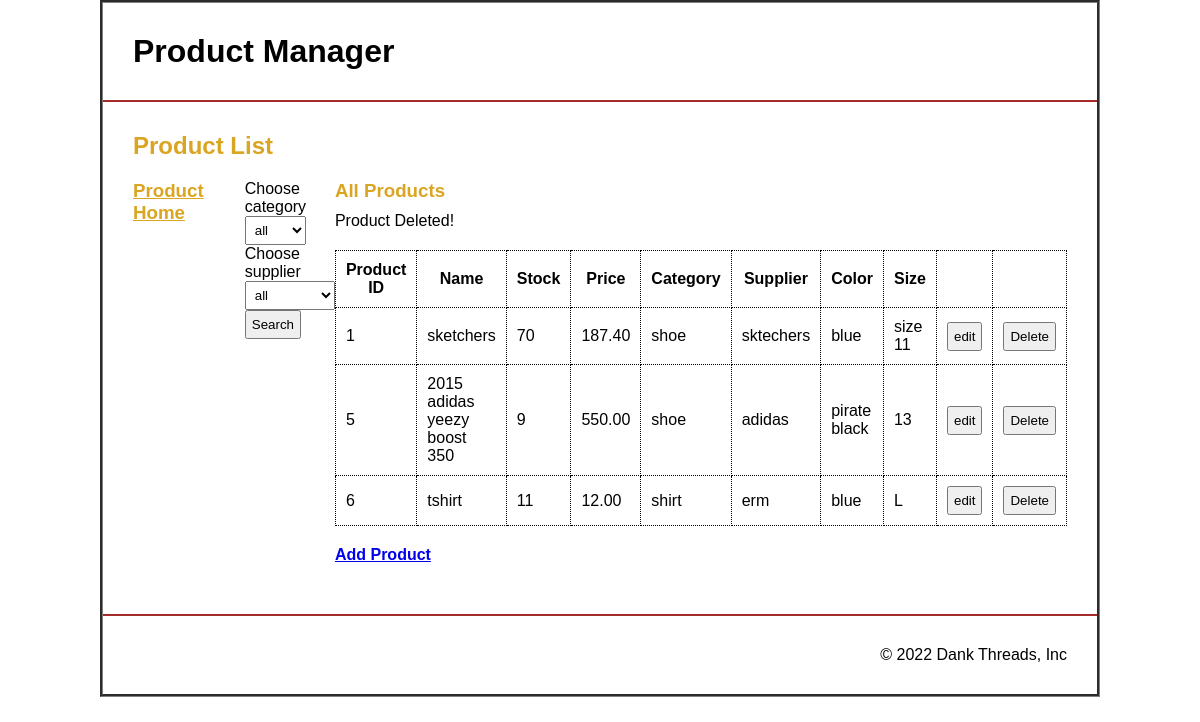
Page /productview.php?dlt_id=1 on the committed database.
### tables this page shows
CREATE TABLE `products` (
  `pid` int(11) NOT NULL,
  `pname` varchar(255) NOT NULL,
  `stock` int(11) NOT NULL,
  `price` decimal(10,2) NOT NULL,
  `category` varchar(255) NOT NULL,
  `sid` int(255) NOT NULL,
  `color` varchar(255) NOT NULL,
  `psize` varchar(255) NOT NULL
);

CREATE TABLE `suppliers` (
  `sid` int(11) NOT NULL,
  `sname` varchar(250) NOT NULL
);

### productview.php (the view, shortened to what this page needs)
<?php
include('db_conn.php');
$info = $show2 = $show1 = '';
if (isset($_REQUEST['dlt_id'])) {
    $dlt_id = $_REQUEST['dlt_id'];
    $sql = "DELETE FROM `products` WHERE `pid` = '$dlt_id'";
    $check = mysqli_query($conn,$sql);
    if ($check) {
        $sql2 = "DELETE FROM `products` WHERE `pid` = '$dlt_id'";
        $info = "Product Deleted!";
    }else{
        $info = "An error occurred!";
    }
}
if (isset($_REQUEST["category"])) {
    $cat_id = $_REQUEST["category"];
    $sql2 = "SELECT *, suppliers.sname FROM `products` inner join suppliers where `category` = '$cat_id' and products.sid=suppliers.sid;";
    $sql3 = "SELECT category FROM `products` WHERE `category` = '$cat_id'";
    if (isset($_REQUEST["supplier"])) {
        $supplier_id = $_REQUEST["supplier"];
        $sql2 = "SELECT *, suppliers.sname FROM `products` inner join suppliers where `category` = '$cat_id' and `sname` = '$supplier_id' and products.sid=suppliers.sid;";
        $sql3 = "SELECT category FROM `products` WHERE `category` = '$cat_id'";
    }
    $result3 = mysqli_query($conn,$sql2);
    $row3 = mysqli_fetch_assoc($result3);
    if (isset($_REQUEST["supplier"])) {
        $title = "Category: ".$_REQUEST["category"]." Supplier: ".$_REQUEST["supplier"];
    } else {
        $title = "Category: ".$_REQUEST["category"];
    }
} else {
    $sql2 = "SELECT *, suppliers.sname FROM `products` inner join suppliers where products.sid=suppliers.sid; ";
}
$result1 = mysqli_query($conn,$sql2);
$row1 = mysqli_fetch_assoc($result1);
if (!empty($row1)) {
    do {
        $show2 .= '
        <tr>
            <td>'.$row1['pid'].'</td>
            <td>'.$row1['pname'].'</td>
            <td>'.$row1['stock'].'</td>
            <td>'.$row1['price'].'</td>
            <td>'.$row1['category'].'</td>
            <td>'.$row1['sname'].'</td>
            <td>'.$row1['color'].'</td>
            <td>'.$row1['psize'].'</td>
            <td><button onclick="location.href=\'editproduct.php?edit_pid='.$row1['pid'].'\';">edit</button></td>
            <td><button onclick="location.href=\'productview.php?dlt_id='.$row1['pid'].'\';">Delete</button></td>
        </tr>';
    } while ($row1 = mysqli_fetch_assoc($result1));
}
?>
<!DOCTYPE html>
<html lang="en">
<head>
    <link rel="stylesheet" href="style.css">
</head>
<body>
    <header>
        <h1>
            Product Manager
        </h1>
    </header>
    <main>
        <h2 class="page_title">
            Product List
        </h2>
        <div class="flex">
            <aside class="left">
                <h3 class="title"><a href="productview.php">Product Home</a></h3>
            </aside>
        <form method="post">
            <aside class="left">
                <p>Choose category</p>
                <select name="categorydd" id="czsfgdrgategorydd">
                <option value="none">all</option>
                </select>
            </aside>
            <aside class="left">
            <p>Choose supplier</p>
                <select name="supplierdd" id="suppliersedjgnwegdd">
                    <option value="none">all</option>
                </select>
                <input id="submit" name="submit" type="submit" value="Search">
            </aside>
        </form>
            <aside class="right">
            <h3 class="title"><?php
                if (isset($_REQUEST["category"])) {
                    if (isset($_REQUEST["supplier"])) {
                        echo "Category: ".$_REQUEST["category"]."<br>";
                        echo "Supplier: ".$_REQUEST["supplier"];
                    } else {
                        echo "Category: ".$_REQUEST["category"];
                    }
                } else if (isset($_REQUEST["supplier"])) {
                    echo "Supplier: ".$_REQUEST["supplier"];
                } else {
                    echo "All Products";
                }
            ?>
            </h3>
                <?php echo $info; ?>
                <table class="list">
                    <tr>
                        <th>Product ID</th>
                        <th>Name</th>
                        <th>Stock</th>
                        <th>Price</th>
                        <th>Category</th>
                        <th>Supplier</th>
                        <th>Color</th>
                        <th>Size</th>
                        <th></th>
                        <th></th>
                    </tr>
                    <?php echo $show2; ?>
                </table>
                <a href="addproduct.php">Add Product</a>
            </aside>
        </div>
    </main>
    <footer>
        <p>&copy; 2022 Dank Threads, Inc</p>
    </footer>
</body>
</html>

### style.css (style rules this page uses)
* { margin: 0; padding: 0; box-sizing: border-box; font-family: sans-serif; }
body { border: 3px groove grey; max-width: 1000px; margin-left: auto; margin-right: auto; }
header { padding: 30px; border-bottom: 2px solid brown; }
main { padding: 30px; }
.flex { display: flex; flex-direction: row; flex-wrap: nowrap; padding: 20px 0; }
.page_title { color: goldenrod; }
.title a { color: inherit !important; }
.title { margin-bottom: 10px; color: goldenrod; }
.left { width: 20%; }
.right { width: 80%; }
table.list { border: 2px gray groove; margin: 20px 0; }
table { margin: 20px 0; }
table.list, .list th, .list td { padding: 10px; border: 1px dotted; border-collapse: collapse; }
th, td { padding: 10px; }
input, select { padding: 5px; }
button { padding: 5px; }
main a { font-weight: 600; }
footer { padding: 30px; text-align: right; border-top: 2px solid brown; }

### rows in the picture
products: pid "1", pname "sketchers", stock "70", price "187.40", category "shoe", sid.sname "sktechers", color "blue", psize "size 11"
products: pid "5", pname "2015 adidas yeezy boost 350", stock "9", price "550.00", category "shoe", sid.sname "adidas", color "pirate black", psize "13"
products: pid "6", pname "tshirt", stock "11", price "12.00", category "shirt", sid.sname "erm", color "blue", psize "L"

### other values in the picture
$info "Product Deleted!"
